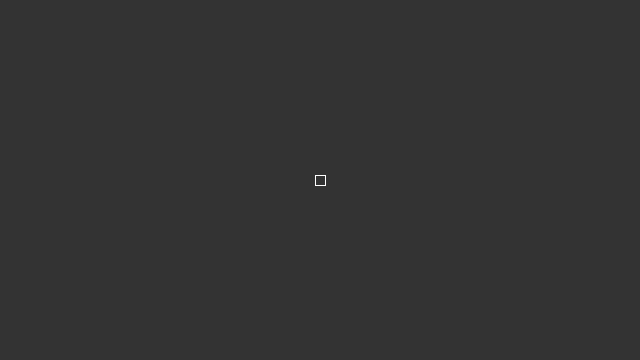
Frame 1 (no input)
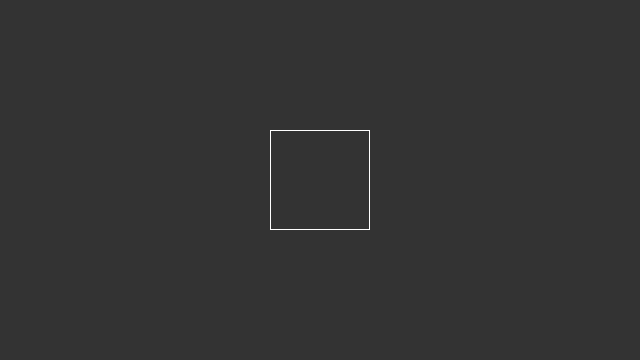
Frame 60 (the mouse pressed at the canvas centre just before this capture)
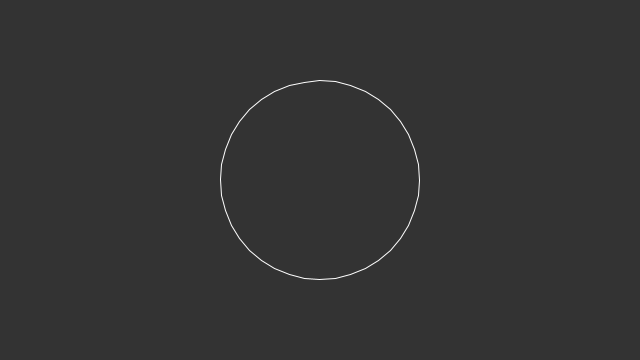
Frame 120 (the mouse held since frame 60 and released just before this capture)

The Processing sketch that drew these frames (run headless with seeded random() and noise(); from frame 60 on, the mouse is pressed at the canvas centre):

// Processing sketch: Morph
// ── Morph.pde
/**
 * Morph. 
 * 
 * Changing one shape into another by interpolating
 * vertices from one to another
 */

ArrayList<PVector> circle = new ArrayList<PVector>();
ArrayList<PVector> square = new ArrayList<PVector>();

ArrayList<PVector> morph = new ArrayList<PVector>();

boolean state = false;

void setup() {
  size(640, 360);

  for (int angle = 0; angle < 360; angle += 9) {
    PVector v = PVector.fromAngle(radians(angle-135));
    v.mult(100);
    circle.add(v);
    morph.add(new PVector());
  }

  for (int x = -50; x < 50; x += 10) {
    square.add(new PVector(x, -50));
  }
  for (int y = -50; y < 50; y += 10) {
    square.add(new PVector(50, y));
  }
  for (int x = 50; x > -50; x -= 10) {
    square.add(new PVector(x, 50));
  }
  for (int y = 50; y > -50; y -= 10) {
    square.add(new PVector(-50, y));
  }
}

void draw() {
  background(51);

  for (int i = 0; i < circle.size(); i++) {
    PVector v1;
    if (state) v1 = circle.get(i);
    else v1 = square.get(i);
    PVector v2 = morph.get(i);
    v2.lerp(v1, 0.1);
    float d = PVector.dist(v1, v2);
    if (d < 0.01) {
      state = !state;
    }
  }

  translate(width/2, height/2);
  beginShape();
  noFill();
  stroke(255);
  for (PVector v : morph) {
    vertex(v.x, v.y);
  }
  endShape(CLOSE);
}
